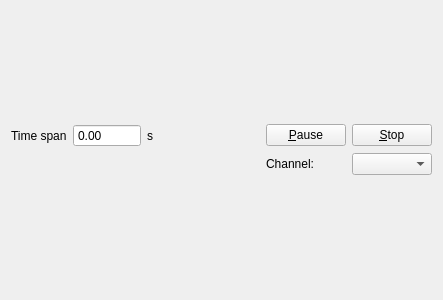
<?xml version="1.0" encoding="UTF-8"?>
<ui version="4.0">
 <class>plot_widget</class>
 <widget class="QWidget" name="plot_widget">
  <property name="geometry">
   <rect>
    <x>0</x>
    <y>0</y>
    <width>443</width>
    <height>300</height>
   </rect>
  </property>
  <property name="windowTitle">
   <string>Form</string>
  </property>
  <layout class="QVBoxLayout" name="verticalLayout_2">
   <item>
    <layout class="QVBoxLayout" name="verticalLayout_plot"/>
   </item>
   <item>
    <layout class="QGridLayout" name="gridLayout">
     <item row="0" column="0">
      <widget class="QLabel" name="label">
       <property name="text">
        <string>Time span</string>
       </property>
      </widget>
     </item>
     <item row="0" column="4">
      <widget class="QPushButton" name="pushButton_pause">
       <property name="text">
        <string>&amp;Pause</string>
       </property>
      </widget>
     </item>
     <item row="0" column="5">
      <widget class="QPushButton" name="pushButton_stop">
       <property name="text">
        <string>&amp;Stop</string>
       </property>
      </widget>
     </item>
     <item row="0" column="3">
      <spacer name="horizontalSpacer">
       <property name="orientation">
        <enum>Qt::Horizontal</enum>
       </property>
       <property name="sizeHint" stdset="0">
        <size>
         <width>40</width>
         <height>20</height>
        </size>
       </property>
      </spacer>
     </item>
     <item row="1" column="5">
      <widget class="QComboBox" name="comboBox_channels">
       <property name="insertPolicy">
        <enum>QComboBox::InsertAlphabetically</enum>
       </property>
      </widget>
     </item>
     <item row="1" column="4">
      <widget class="QLabel" name="label_3">
       <property name="text">
        <string>Channel:</string>
       </property>
      </widget>
     </item>
     <item row="0" column="1">
      <widget class="QDoubleSpinBox" name="spinBox_time_span">
       <property name="buttonSymbols">
        <enum>QAbstractSpinBox::NoButtons</enum>
       </property>
       <property name="maximum">
        <double>9999999999.000000000000000</double>
       </property>
       <property name="singleStep">
        <double>0.000001000000000</double>
       </property>
      </widget>
     </item>
     <item row="0" column="2">
      <widget class="QLabel" name="label_2">
       <property name="text">
        <string>s</string>
       </property>
      </widget>
     </item>
    </layout>
   </item>
  </layout>
 </widget>
 <resources/>
 <connections/>
</ui>
